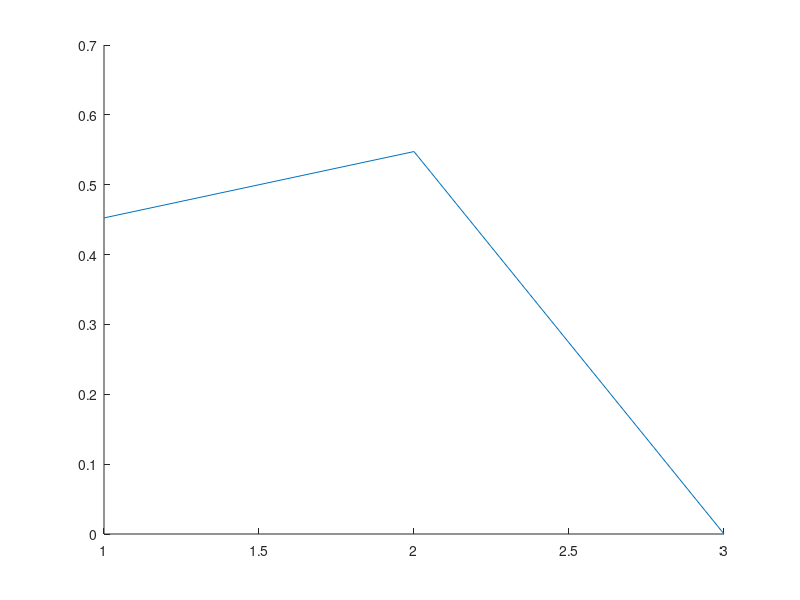

This chart was generated by the following MATLAB code:
% head-tails data see barber page 192 Learning as Inference
clear;
clc;
H = 1;
T = 0;
%data = [ H T H H T T T H H T H T T H T H T ];
%data = [ H H H H T T H H H T H T H H T H T ];
data = [ H H T T T T T T T T ];
% data = zeros(1,100);
% for i=1:20
	% data(i)=1;
% end;
successes = sum(data(:)==1);
N = length(data);
proportion = successes/N
theta = 0.4;
figure(1); clf; hold on;
%hypothesis = [0.2:0.01:0.96];
hypothesis = [0.1 0.5 0.8];
%uniform prior
prior = ones(1, length(hypothesis));
%prior = prior/(sum(prior));
prior(1,1) = 0.15;
prior(1,2) = 0.8;
prior(1,3) = 0.05;
%update rule - trying to choose correct hypothesis
for (i = 1:N)
	for (j=1:length(hypothesis))
		likelihood(j) = binopdf(data(i),1,hypothesis(j));
	end;
	posterior = prior .* likelihood / (sum(prior .* likelihood));
	prior = posterior;
end;
posterior
plot(posterior);
peak_index = find(posterior == max(posterior));
hypothesis(peak_index)